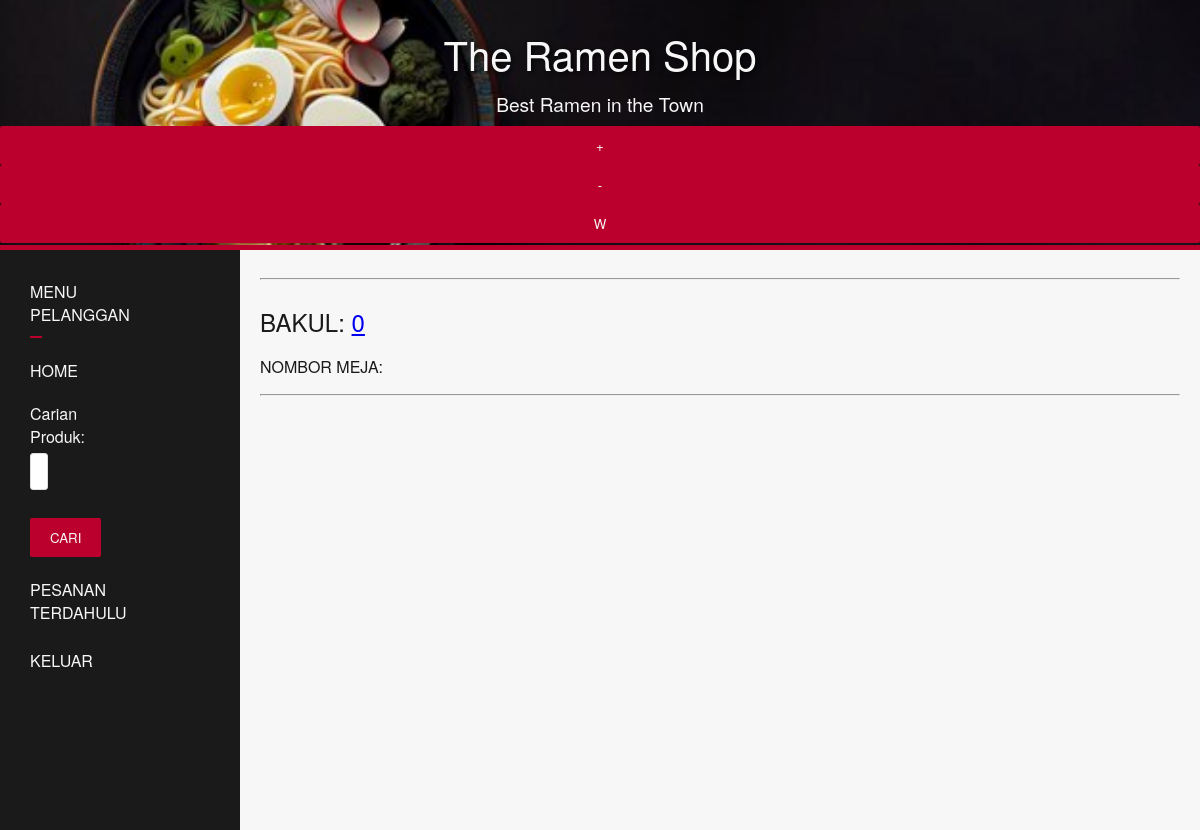
The app's page /produk_pilih.php (signed in), older data.
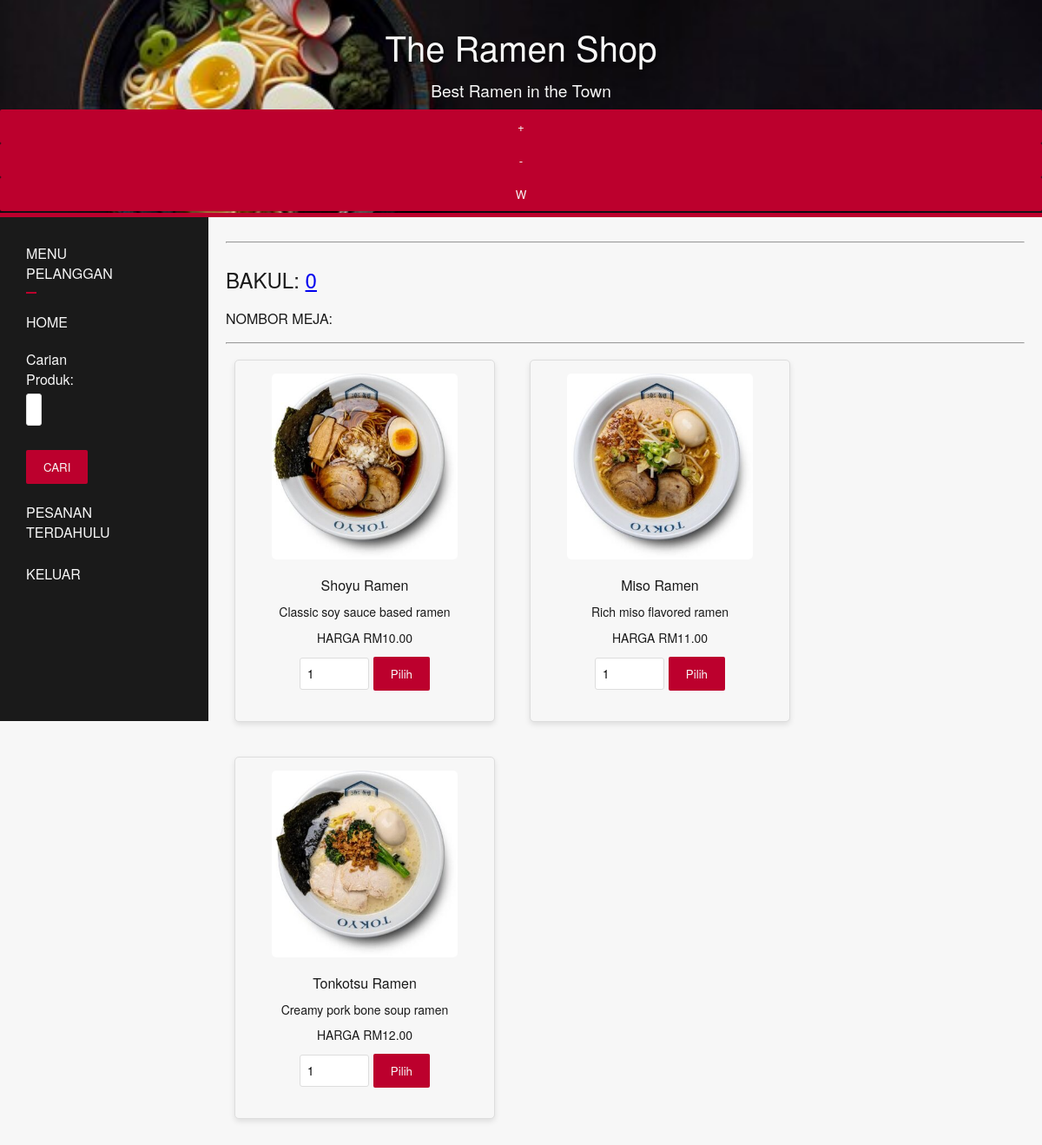
The same page, newer data.
### tables this page shows
CREATE TABLE `produk` (
  `idProduk` int(11) NOT NULL,
  `namaProduk` varchar(255) DEFAULT NULL,
  `detail` text DEFAULT NULL,
  `harga` decimal(10,2) DEFAULT NULL,
  `gambar` varchar(20) DEFAULT NULL
);

### fungsi.php (called while the page is built, shortened)
<?php
function semuaProduk($con){
    $sql = "SELECT * FROM produk";
    $result = mysqli_query($con, $sql);
    return $result;
}
?>

### produk_pilih.php (the view, shortened to what this page needs)
<?php
include 'header.php';
include 'fungsi.php';
?>
<div class="row">
    <div id="menu">
        <?php include 'menu.php';?>
    </div>
     <div id="isi">
        <hr>
        <h2>BAKUL: <a href="bakul.php"><?php echo count($_SESSION['cart']);?></a></h2>
        <h4>NOMBOR MEJA:<?php echo $_SESSION['meja'];?></h4>
        <hr>
        <div class="wrapper">
            <?php
            $produk = semuaProduk($con);
            while($row = mysqli_fetch_assoc($produk)) {
            ?>
                <div class="product-card">
                    <img src="gambar/<?php echo $row['gambar'];?>" class="product-image">
                    <h4><?php echo $row['namaProduk'];?></h4>
                    <p><?php echo $row['detail'];?></p>
                    <p>HARGA RM<?php echo $row['harga'];?></p>
                    <form action="masuk_bakul.php" method="post">
                        <input type="number" name="ktt" value="1" min="1" style="width: 30%">
                        <button type="submit">Pilih</button>
                    </form>
                </div>
            <?php
            } ?>
        </div>
    </div>
</div>

Row changes from the older to the newer data that the page shows:
added produk: gambar (picture), namaProduk "Shoyu Ramen", detail "Classic soy sauce based ramen", harga "10.00"
added produk: gambar (picture), namaProduk "Miso Ramen", detail "Rich miso flavored ramen", harga "11.00"
added produk: gambar (picture), namaProduk "Tonkotsu Ramen", detail "Creamy pork bone soup ramen", harga "12.00"
